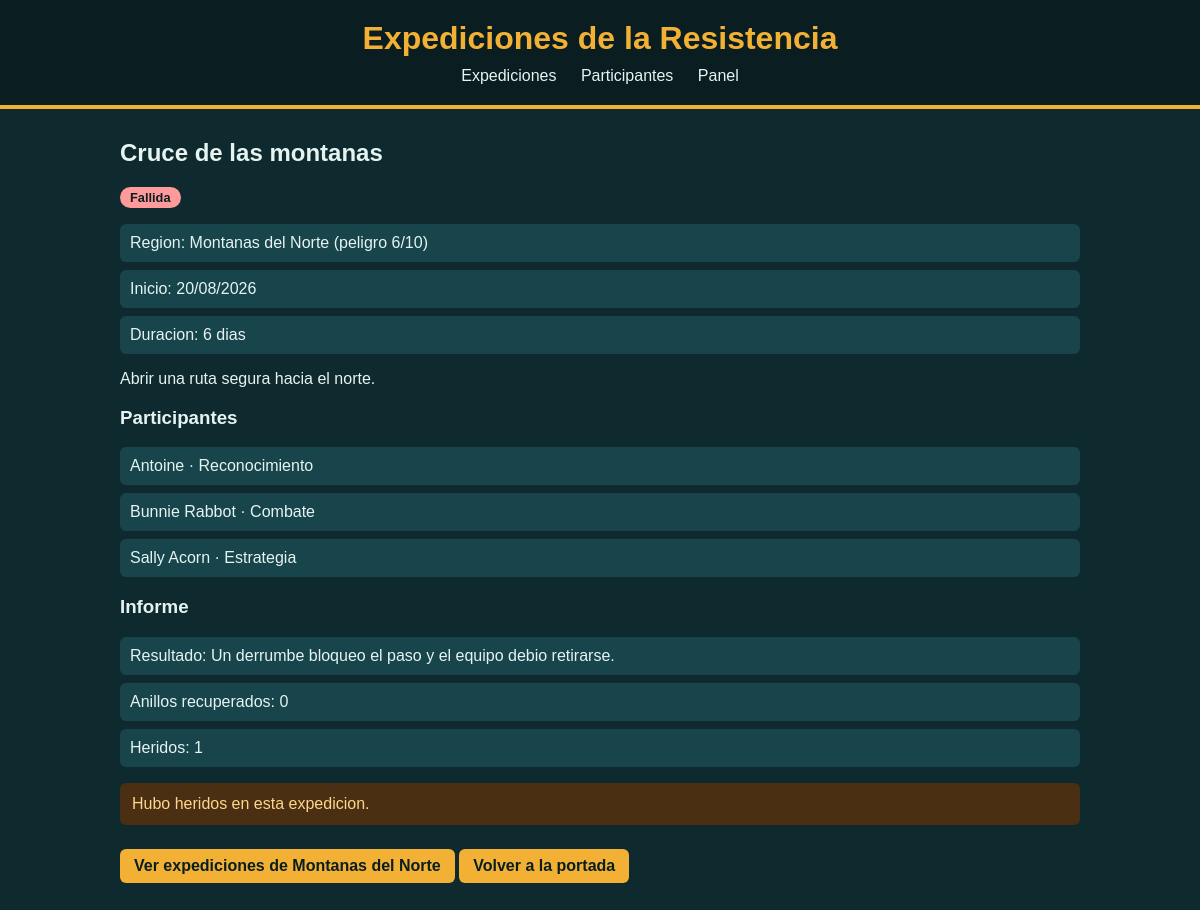
Before: /expedicion/2/ with the older database file.
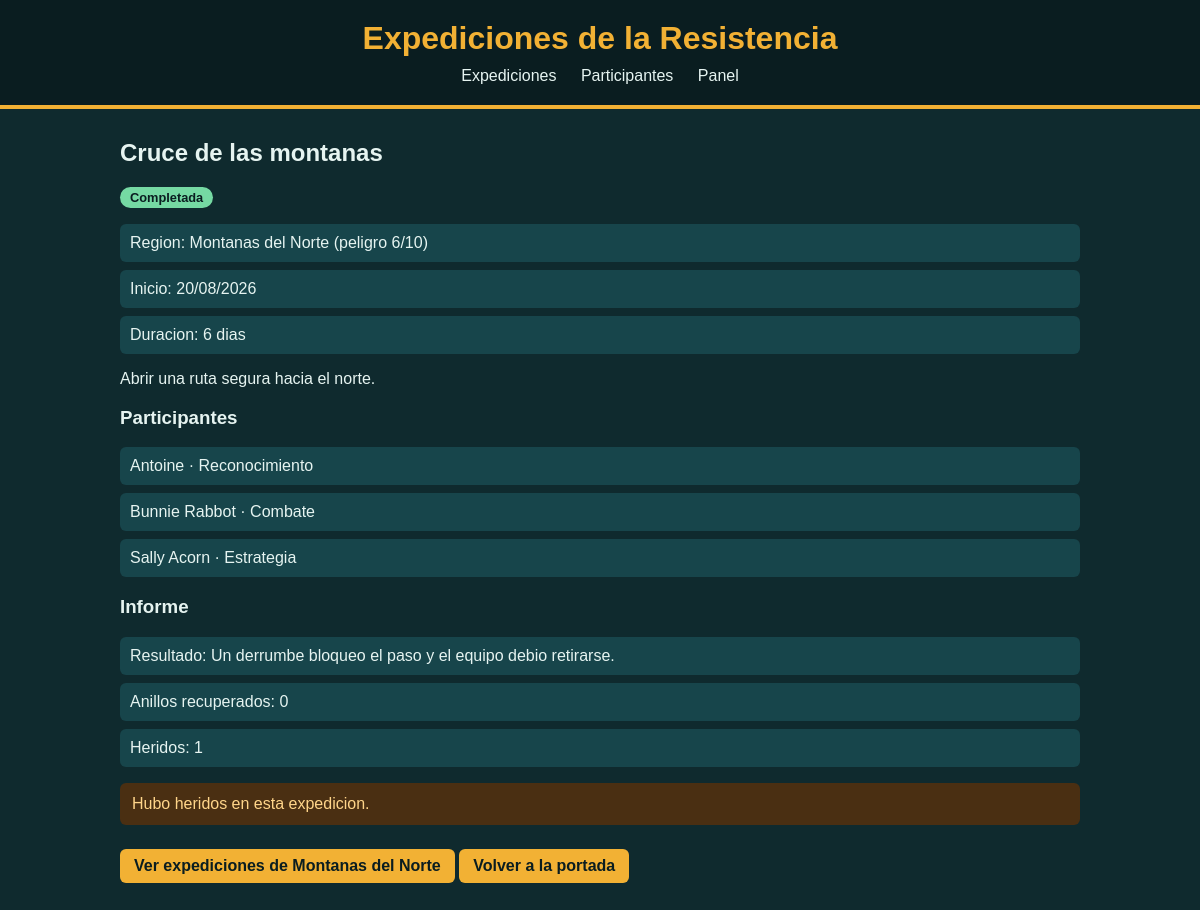
After: the same page with the newer database file.
### expediciones/models.py (models this page shows, shortened)
class Expedicion(models.Model):
    ESTADOS = [
        ('plan', 'Planificada'),
        ('curso', 'En curso'),
        ('ok', 'Completada'),
        ('fallida', 'Fallida'),
    ]
    titulo = models.CharField(max_length=120)
    region = models.ForeignKey(
        Region,
        on_delete=models.PROTECT,
        related_name='expediciones',
    )
    participantes = models.ManyToManyField(
        Participante,
        related_name='expediciones',
        blank=True,
    )
    estado = models.CharField(max_length=10, choices=ESTADOS, default='plan')
    fecha_inicio = models.DateField()
    duracion_dias = models.PositiveSmallIntegerField(default=1)
    objetivo = models.TextField(blank=True)
    class Meta:
        ordering = ['-fecha_inicio']
        verbose_name_plural = 'expediciones'

class Region(models.Model):
    nombre = models.CharField(max_length=80, unique=True)
    clima = models.CharField(max_length=60)
    nivel_peligro = models.PositiveSmallIntegerField(default=1)
    class Meta:
        ordering = ['nombre']

class Informe(models.Model):
    expedicion = models.OneToOneField(
        Expedicion,
        on_delete=models.CASCADE,
        related_name='informe',
    )
    resultado = models.TextField()
    anillos_recuperados = models.PositiveIntegerField(default=0)
    heridos = models.PositiveSmallIntegerField(default=0)

### expediciones/views.py (the view)
# urls.py: path('expedicion/<int:id>/', views.detalle, name='detalle'),
def detalle(request, id):
    expedicion = get_object_or_404(
        Expedicion.objects.select_related('region').prefetch_related('participantes'),
        id=id,
    )
    return render(request, 'expediciones/detalle.html', {'expedicion': expedicion})

### expediciones/templates/expediciones/detalle.html (shortened to what this page needs)
{% extends 'base.html' %}
{% block contenido %}
    <h2>{{ expedicion.titulo }}</h2>
    <span class="estado estado-{{ expedicion.estado }}">{{ expedicion.get_estado_display }}</span>
    <ul class="datos">
        <li>Region: {{ expedicion.region.nombre }} (peligro {{ expedicion.region.nivel_peligro }}/10)</li>
        <li>Inicio: {{ expedicion.fecha_inicio|date:"d/m/Y" }}</li>
        <li>Duracion: {{ expedicion.duracion_dias }} dia{{ expedicion.duracion_dias|pluralize }}</li>
    </ul>
    {{ expedicion.objetivo|linebreaks }}
    <h3>Participantes</h3>
    <ul class="datos">
    {% for p in expedicion.participantes.all %}
        <li>{{ p.nombre }} · {{ p.especialidad }}</li>
    {% empty %}
        <li>Sin participantes asignados.</li>
    {% endfor %}
    </ul>
    <h3>Informe</h3>
    {% if expedicion.informe %}
        <ul class="datos">
            <li>Resultado: {{ expedicion.informe.resultado }}</li>
            <li>Anillos recuperados: {{ expedicion.informe.anillos_recuperados }}</li>
            <li>Heridos: {{ expedicion.informe.heridos }}</li>
        </ul>
        {% if expedicion.informe.heridos > 0 %}
            <p class="aviso">Hubo heridos en esta expedicion.</p>
        {% endif %}
    {% else %}
        <p class="aviso">Esta expedicion aun no tiene informe.</p>
    {% endif %}
    <a href="{% url 'expediciones:inicio' %}?region={{ expedicion.region.id }}" class="boton">Ver expediciones de {{ expedicion.region.nombre }}</a>
    <a href="{% url 'expediciones:inicio' %}" class="boton">Volver a la portada</a>
{% endblock %}

Changed rows visible on the page:
changed Expedicion "Cruce de las montanas": estado "Fallida" → "Completada"
